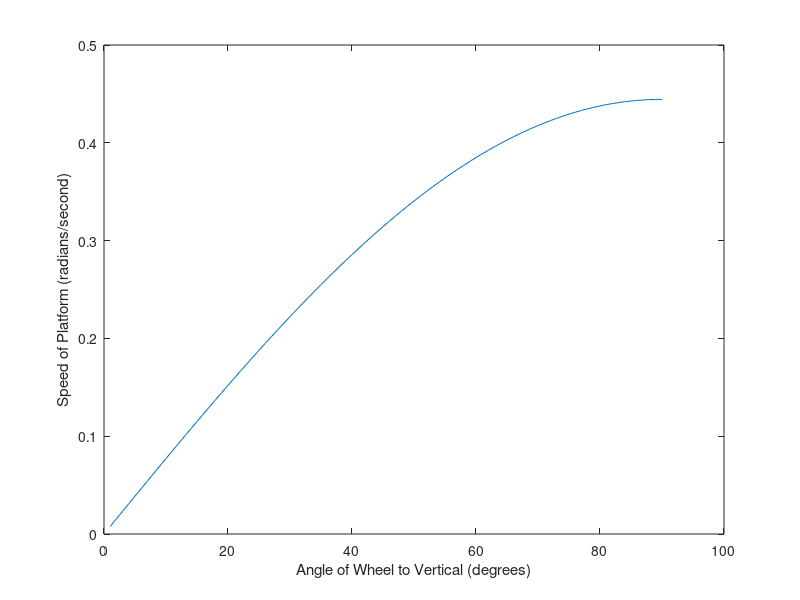

This figure's MATLAB source:
wheelMass = 5; %kg
wheelRadius = .5; %m
wheelInertia = .25 * wheelMass * wheelRadius^2; %I = 1/4 * mr^2

platformMass = 10; %kg
platformRadius = .75; %m
platformInertia = .25 * platformMass * platformRadius^2; %I = 1/4 * mr^2

%initials
wheelSpeed = 2; %radians/second
platformSpeed = 0; %radians/second
angle = 0;

wheelMomentum = wheelInertia * wheelSpeed; %angular momentum
wheelMomentumX = wheelInertia * wheelSpeed * sind(angle);
wheelMomentumY = wheelInertia * wheelSpeed * cosd(angle);
platformMomentum = platformInertia * platformSpeed; %angular momentum, only applies in one direction

platformSpeeds = zeros(1, 90);

for n = 1:90 %making wheel tilt 1 degree per loop
    angle = n;
    wheelMomentumX = wheelInertia * wheelSpeed * sind(angle);
    wheelMomentumY = wheelInertia * wheelSpeed * cosd(angle);
    platformSpeeds(n) = (platformMomentum + wheelMomentumX) / platformInertia;
end
plot(platformSpeeds);
xlabel('Angle of Wheel to Vertical (degrees)');
ylabel('Speed of Platform (radians/second)');